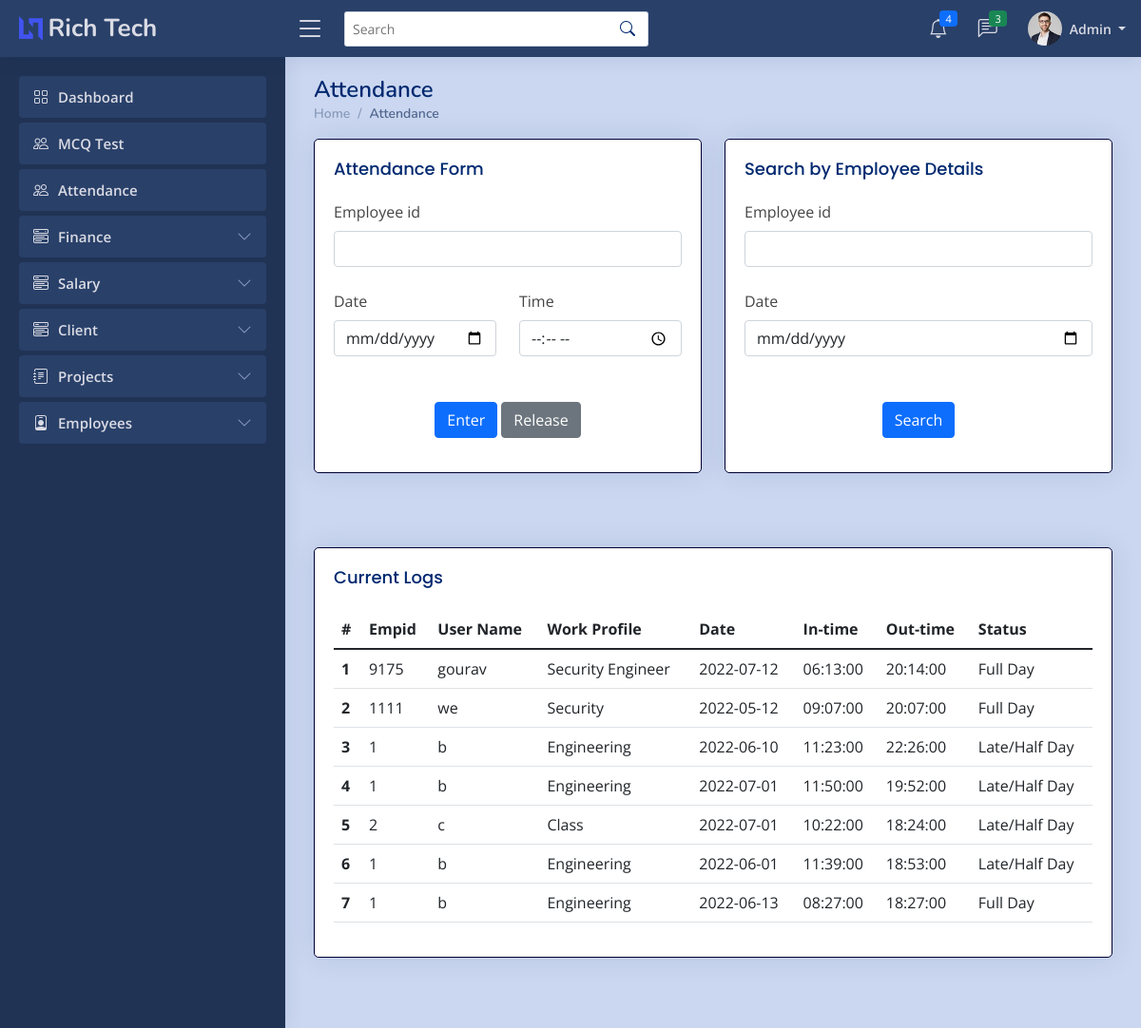
The page /admin/attendance.php (signed in) on the database as committed earlier.
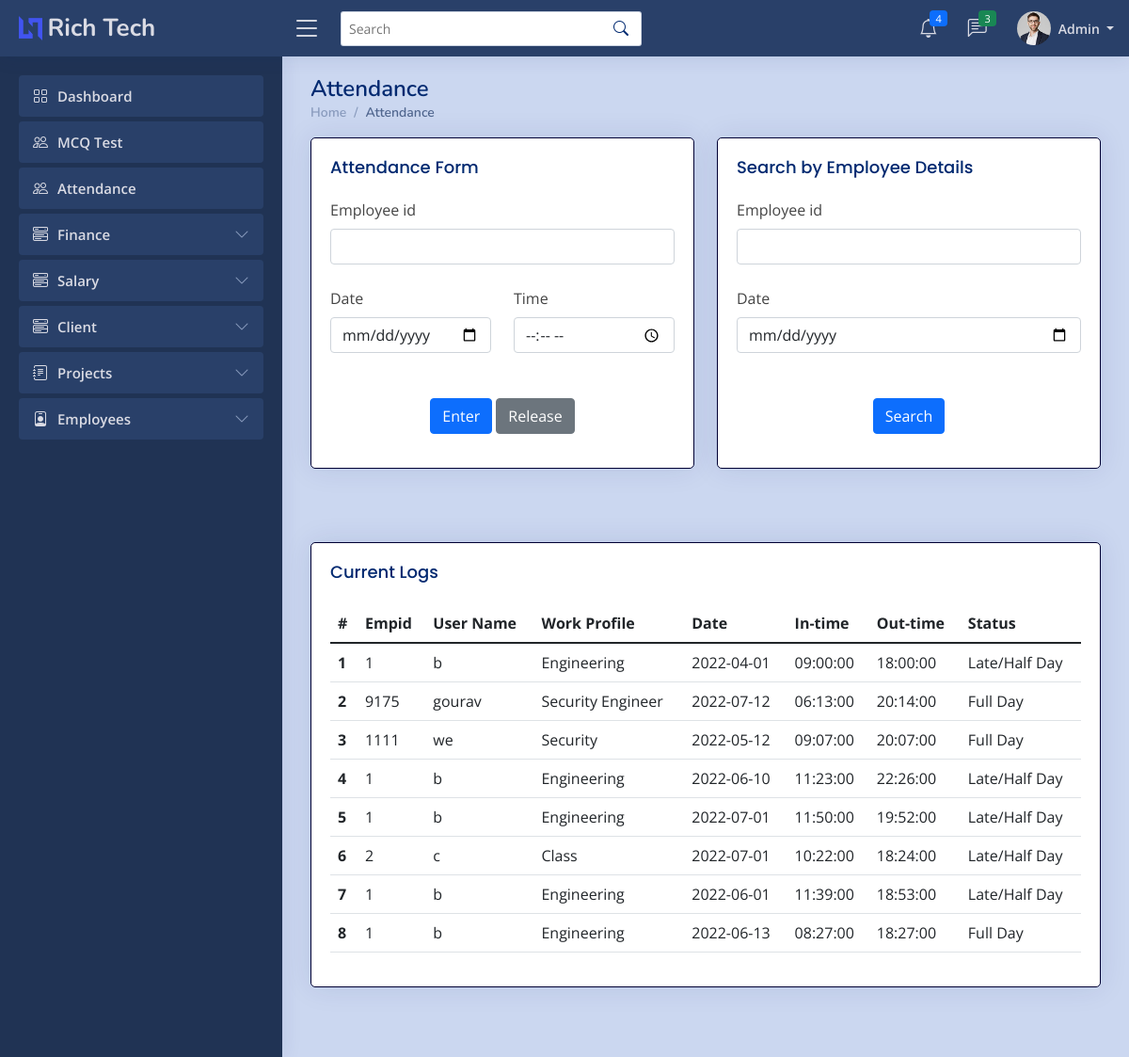
The same page on the database as committed later.
### tables this page shows
CREATE TABLE `attendancet` (
  `Id` int(7) NOT NULL,
  `uname` varchar(255) NOT NULL,
  `empid` varchar(255) NOT NULL,
  `ddate` date NOT NULL,
  `intime` time NOT NULL,
  `outtime` time DEFAULT NULL,
  `fullday` text DEFAULT NULL
);

CREATE TABLE `empt` (
  `Id` int(7) NOT NULL,
  `uname` varchar(255) NOT NULL,
  `empid` varchar(255) NOT NULL,
  `ename` varchar(255) NOT NULL,
  `deptname` varchar(255) NOT NULL,
  `email` varchar(255) NOT NULL,
  `mobile` varchar(14) NOT NULL,
  `dob` datetime NOT NULL,
  `eaddress` varchar(255) NOT NULL,
  `pphoto` longblob NOT NULL,
  `cv` longblob NOT NULL,
  `bio` longtext NOT NULL,
  `github` varchar(255) NOT NULL,
  `twitter` varchar(255) NOT NULL,
  `insta` varchar(255) NOT NULL,
  `linkedin` varchar(255) NOT NULL,
  `wstatus` varchar(20) NOT NULL
);

### admin/attendance.php (the view, shortened to what the changed rows need)
<?php
    if ($_SESSION['erole']=="admin"){
    ?>
<!DOCTYPE html>
<html lang="en">
    <head>
        <link href="../assets/vendor/bootstrap/css/bootstrap.min.css" rel="stylesheet">
        <link rel="stylesheet" href="../assets/vendor/bootstrap-icons/bootstrap-icons.css?v=<?php echo time(); ?>">
        <link href="../assets/vendor/boxicons/css/boxicons.min.css" rel="stylesheet">
        <link href="../assets/vendor/quill/quill.snow.css" rel="stylesheet">
        <link href="../assets/vendor/quill/quill.bubble.css" rel="stylesheet">
        <link href="../assets/vendor/remixicon/remixicon.css" rel="stylesheet">
        <link href="../assets/vendor/simple-datatables/style.css" rel="stylesheet">
        <link rel="stylesheet" href="../assets/css/style.css?v=<?php echo time(); ?>">
    </head>
    <body>
        <main id="main" class="main">
        <div class="pagetitle">
                <h1>Attendance</h1>
            </div>
            <br>
            <br>
            <section class="section dashboard">
                <div class="row">
                    <div class="col-md-12">
                        <div class="card">
                            <div class="card-body">
                                <?php
                                    include '../imports/config.php';
                                    $conn=mysqli_connect($server_name,$username,$password,$database_name);
                                    if(isset($_POST['searchattendance']) ){
                                        $empid=$_POST['empid'];
                                        $date=$_POST['date'];
                                        if ($date !="") {
                                            $sql="SELECT * FROM attendancet WHERE empid='$empid' AND ddate='$date' ORDER BY Id DESC";
                                            $records=mysqli_query($conn,$sql);
                                        }else{
                                            $sql="SELECT * FROM attendancet WHERE empid='$empid' ORDER BY Id DESC";
                                            $records=mysqli_query($conn,$sql);
                                        }
                                        if(mysqli_num_rows($records)>0){
                                            $n=1;
                                            echo '<div class="table-responsive">';
                                            echo '<table class="table datatable">';
                                                echo '<thead class="thead-dark">';
                                                    echo '<tr>';
                                                    echo '<th scope="col">#</th>';
                                                    echo '<th scope="col">Empid</th>';
                                                    echo '<th scope="col">User Name</th>';
                                                    echo '<th scope="col">Work-Profile</th>';
                                                    echo '<th scope="col">Date</th>';
                                                    echo '<th scope="col">In-time</th>';
                                                    echo '<th scope="col">Out-time</th>';
                                                    echo '<th scope="col">Status</th>';
                                                    echo '</tr>';
                                                echo '</thead>';
                                                echo '<tbody>';
                                                while($data = mysqli_fetch_array($records)){
                                                    $empid=$data['empid'];
                                                    $ename=$data['uname'];
                                                    $ddate=$data['ddate'];
                                                    $mysql = "SELECT bio from empt where empid='$empid'";
                                                    $result2 = mysqli_query($conn, $mysql);
                                                    $row2 = mysqli_fetch_assoc($result2);
                                                    $bio = $row2['bio'];
                                                    $intime=$data['intime'];
                                                    $outtime=$data['outtime'];
                                                    if ($outtime=="") {
                                                        $outtime="Working";
                                                    }
                                                    $status=$data['fullday'];
                                                    if ($status=="True") {
                                                        $status="Full Day";
                                                    }
                                                    elseif ($status=="False" && $outtime=="Working") {
                                                        $status="";
                                                    }
                                                    else{
                                                        $status="Late/Half Day";
                                                    }
                                                    echo '<tr>
                                                            <th scope="row">'.$n.'</th>
                                                            <td>'.$empid.'</td>
                                                            <td>'.$ename.'</td>
                                                            <td>'.$bio.'</td>
                                                            <td>'.$ddate.'</td>
                                                            <td>'.$intime.'</td>
                                                            <td>'.$outtime.'</td>
                                                            <td>'.$status.'</td>
                                                            </tr>';
                                                    $n+=1;
                                                }
                                                echo '</tbody>
                                        </table>';
                                        echo '</div>';
                                        }
                                        else{
                                            echo "No data found";
                                        }
                                    }else{
                                        $sql_query = "SELECT * from attendancet ORDER BY Id DESC";
                                        $records = mysqli_query($conn, $sql_query);
                                        $n=1;
                                        echo '<div class="table-responsive">';
                                        echo '<table class="table datatable">';
                                            echo '<thead class="thead-dark">';
                                                echo '<tr>';
                                                echo '<th scope="col">#</th>';
                                                echo '<th scope="col">Empid</th>';
                                                echo '<th scope="col">User Name</th>';
                                                echo '<th scope="col">Work Profile</th>';
                                                echo '<th scope="col">Date</th>';
                                                echo '<th scope="col">In-time</th>';
                                                echo '<th scope="col">Out-time</th>';
                                                echo '<th scope="col">Status</th>';
                                                echo '</tr>';
                                            echo '</thead>';
                                            echo '<tbody>';
                                            while($data = mysqli_fetch_array($records)){
                                                $empid=$data['empid'];
                                                $ename=$data['uname'];
                                                $ddate=$data['ddate'];
                                                $mysql = "SELECT bio from empt where empid='$empid'";
                                                $result2 = mysqli_query($conn, $mysql);
                                                $row2 = mysqli_fetch_assoc($result2);
                                                $bio = $row2['bio'];
                                                $intime=$data['intime'];
                                                $outtime=$data['outtime'];
                                                $status=$data['fullday'];
                                                if ($status=="True") {
                                                    $status="Full Day";
                                                }
                                                elseif ($status=="False" && $outtime=="Working") {
                                                    $status="";
                                                }
                                                else{
                                                    $status="Late/Half Day";
                                                }
                                                echo '<tr>
                                                        <th scope="row">'.$n.'</th>
                                                        <td>'.$empid.'</td>
                                                        <td>'.$ename.'</td>
                                                        <td>'.$bio.'</td>
                                                        <td>'.$ddate.'</td>
                                                        <td>'.$intime.'</td>
                                                        <td>'.$outtime.'</td>
                                                        <td>'.$status.'</td>
                                                        </tr>';
                                                $n+=1;
                                            }
                                            echo '</tbody>
                                            </table>';
                                            echo '</div>';
                                        }
                                    ?>
                            </div>
                        </div>
                    </div>
                </div>
            </section>
        </main>
    </body>
</html>
<?php
    }
    else{
    ob_start();
    header('Location: '.'../index.php');
    ob_end_flush();
    die();
    }
    ?>

Rows that differ between the two databases and show on the page:
added attendancet: empid "1", uname "b", empt.bio "Engineering", ddate "2022-04-01", intime "09:00:00", outtime "18:00:00", status "Late/Half Day"
